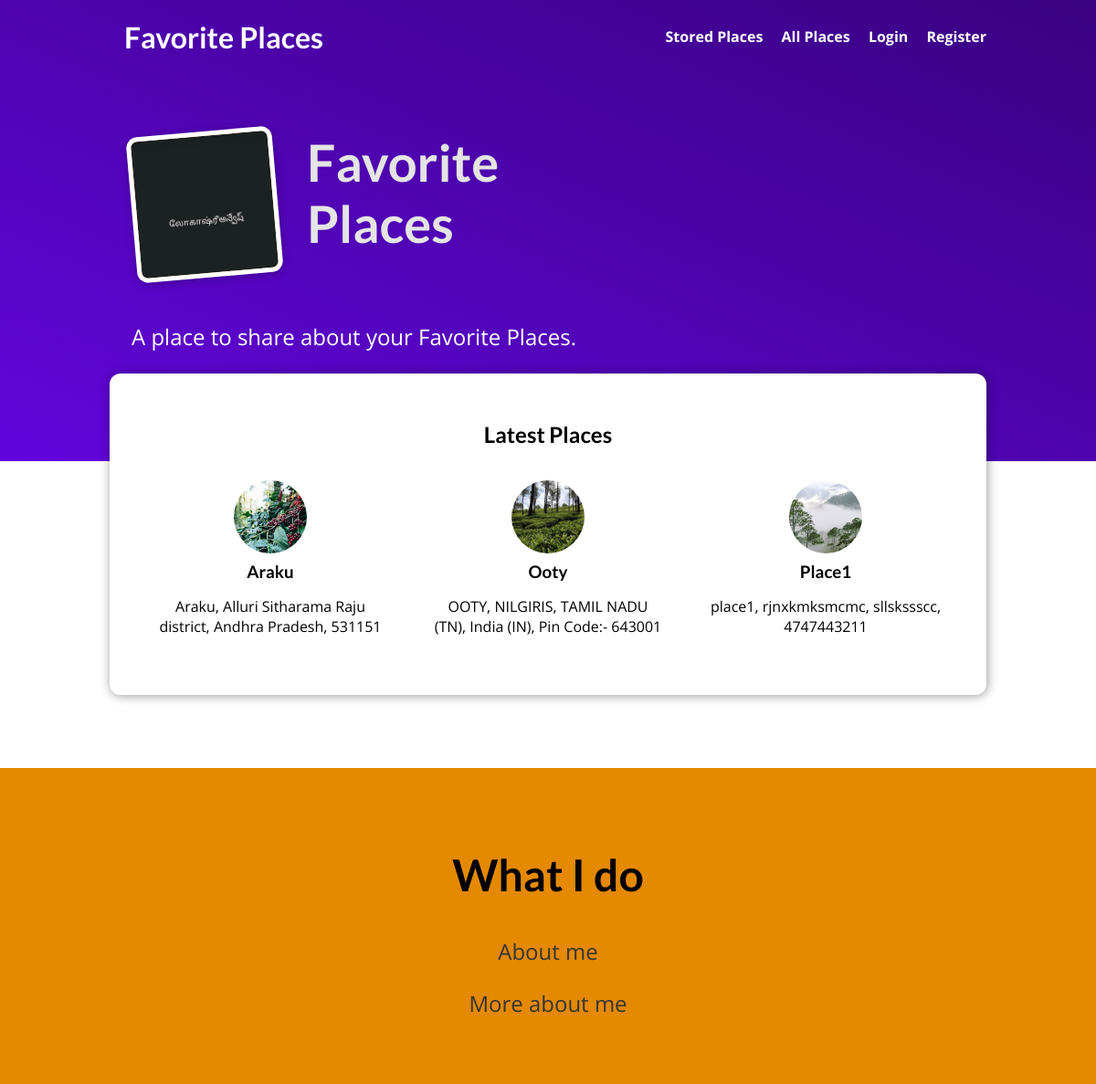
Before: / with the older database file.
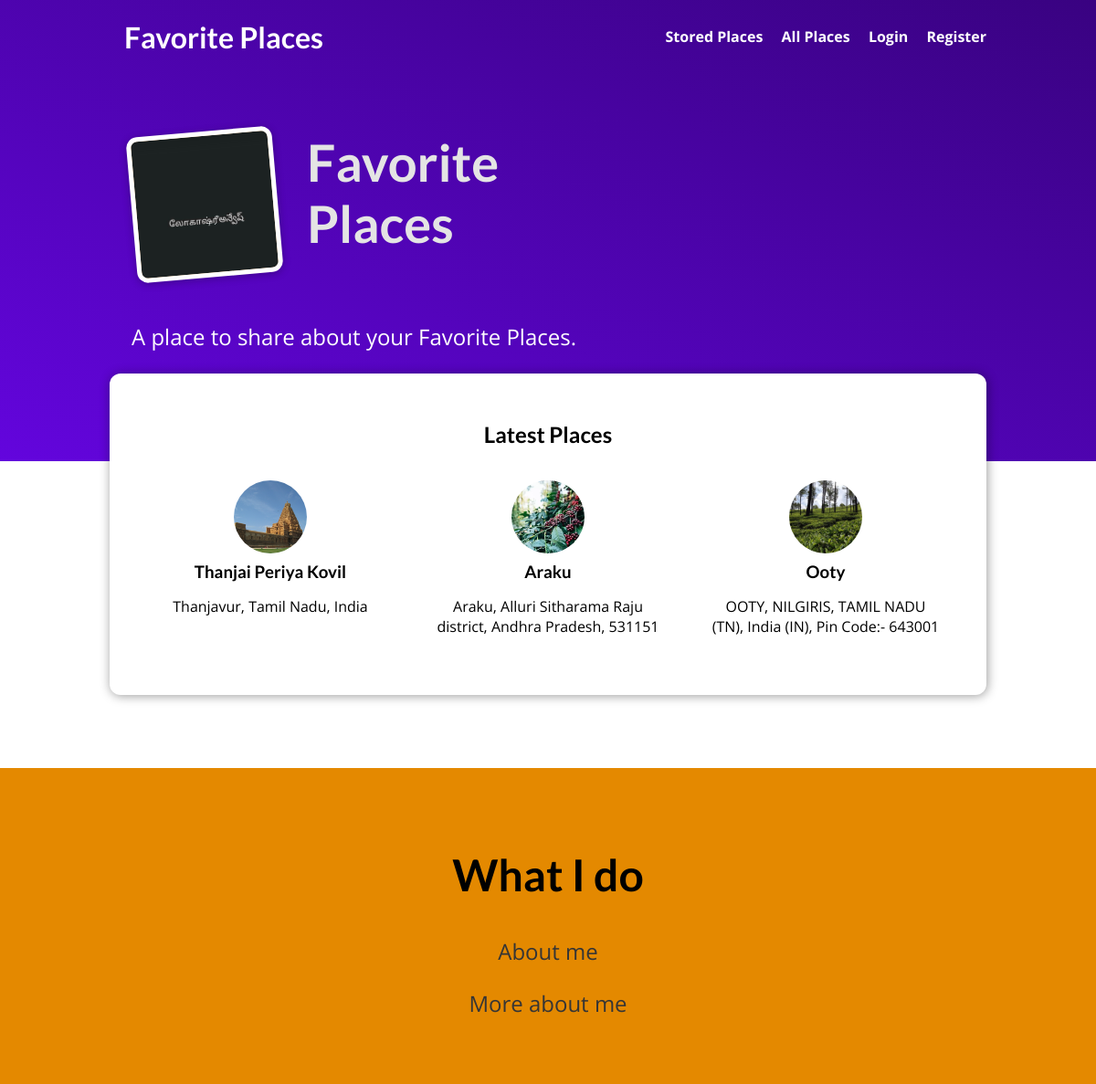
After: the same page with the newer database file.
### blog/models.py (models this page shows, shortened)
class Post(models.Model):
    title = models.CharField(max_length=150)
    address = models.CharField(max_length=200)
    image = models.ImageField(upload_to="images")
    date = models.DateField(auto_now=True)
    content = models.TextField(validators=[MinLengthValidator(10)])
    slug = models.SlugField(unique=True,db_index=True)
    tags = models.ManyToManyField(Tag, related_name="posts")
    author = models.ForeignKey(User,related_name="posts",on_delete=models.CASCADE)

### blog/views.py (the view)
# urls.py: path('', views.StartingPageView.as_view(), name='starting_page'),      # ourdomain/
class StartingPageView(ListView):
    template_name = "blog/index.html"
    model = Post
    ordering = ["-date"]
    context_object_name = "posts"
    def get_queryset(self):
        queryset = super().get_queryset()
        data = queryset[:3]
        return data
    '''def get_context_data(self, **kwargs) :
        context = super().get_context_data(**kwargs)
        context['user'] = self.request.user
        return context'''

### blog/templates/blog/index.html (shortened to what this page needs)
{% extends 'base.html' %}
{% load static %}
{% block css_files %}
    <link rel="stylesheet" href="{% static 'blog/index.css' %}">
    <link rel="stylesheet" href="{% static 'blog/post.css' %}" />
{% endblock %}
{% block content %}
    <section id="welcome">
        <header>
            <img src="{% static 'blog/images/IMG_20201022_215501.jpg' %}" alt="Loga19818eeanvesh's Blog" />
            <h2>Favorite Places</h2>
        </header>
        <p>A place to share about your Favorite Places.</p>
    </section>
    <section id="latest-posts">
        <h2>Latest Places</h2>
        <ul>
            {% for post in posts%}
            {% include "blog/includes/post.html" with post=post %}
            {% endfor %}
        </ul>
    </section>
    <section id="about">
        <h2>What I do</h2>
        <p>About me</p>
        <p>More about me</p>
    </section>
{% endblock %}

### templates/base.html (shortened to what this page needs)
{% load static %}
<!DOCTYPE html>
<html lang="en">
<head>
    <link rel="stylesheet" href="{% static 'base.css' %}">
    {% block css_files %} {% endblock %}
</head>
<body>
    <header id="main-navigation">
        <h1><a href="{% url 'starting_page' %}">Favorite Places</a></h1>
        <nav>
            <a href="{% url 'read-later' %}">Stored Places</a>
            <a href="{% url 'posts_page' %}">All Places</a>
            {% if user.is_authenticated %}
            <a href="{% url 'user-posts' user.id %}">My Places </a>
            <a href="{% url 'all-users' %}">All Users</a>
            <a href="{% url 'create' %}">Create</a>
            <a>Hello {{user.first_name}}</a>
            <a href="{% url 'logout' %}">Logout</a>
            {% else %}
            <a href="{% url 'login' %}">Login</a>
            <a href="{% url 'register' %}">Register</a>
            {% endif %}
        </nav>
    </header>
    {% block content %} {% endblock %}
</body>
</html>

### blog/templates/blog/includes/post.html
<li>
    <article class="post">
        <a href="{% url 'post_detail_page' post.slug %}">
            <img src="{{post.image.url}}" alt="{{post.title}}" />
            <div class="post__content">
                <h3>{{post.title}}</h3>
                <p>{{post.address}}</p>
            </div>
        </a>
    </article>
</li>

### static/base.css (style rules this page uses)
* { box-sizing: border-box; }
html { font-family: 'Open Sans', 'Lato', sans-serif; }
body { margin: 0; }
h1, h2, h3 { font-family: 'Lato', sans-serif; font-weight: bold; }
#main-navigation { width: 100%; height: 5rem; display: flex; justify-content: space-between; align-items: center; padding: 0 10%; position: absolute; top: 0; left: 0; }
#main-navigation a { text-decoration: none; color: white; font-weight: bold; margin-left: 1rem; }

### blog/static/blog/index.css (style rules this page uses)
#welcome { background: linear-gradient(to right top, #6305dd, #390281); padding: 6rem 12%; }
#welcome header { display: flex; align-items: flex-start; margin: 3rem auto; }
#welcome img { width: 10rem; height: 10rem; object-fit: cover; object-position: top; border: 5px solid white; border-radius: 12px; background-color: #ffe1bf; transform: rotateZ(-5deg); box-shadow: 0 2px 8px rgba(0, 0, 0, 0.25); }
#welcome h2 { font-size: 3.5rem; margin: 0 0 0 2rem; color: #e4e4e4; width: 10rem; }
#welcome p { color: white; font-size: 1.5rem; }
#latest-posts { background-color: white; padding: 2rem; border-radius: 12px; width: 60rem; margin: -6rem auto 2rem auto; box-shadow: 1px 1px 12px rgba(0, 0, 0, 0.4); }
#latest-posts h2 { text-align: center; }
#latest-posts ul { list-style: none; margin: 0; padding: 0; display: flex; gap: 1rem; }
#latest-posts li { flex: 1; }
#about { text-align: center; padding: 3rem; background-color: #e48900; margin-top: 5rem; }
#about h2 { font-size: 3rem; }
#about p { font-size: 1.5rem; color: #353535; }

### blog/static/blog/post.css (style rules this page uses)
.post { display: flex; flex-direction: column; align-items: center; text-align: center; }
.post a { text-decoration: none; color: black; transition: all 0.2s ease; padding: 1rem; }
.post img { width: 5rem; height: 5rem; object-fit: cover; border-radius: 50%; }
.post h3 { margin: 0.25rem 0; }

Changed rows visible on the page:
no longer on this page (row unchanged): Post: image (picture), title "Place1", address "place1, rjnxkmksmcmc, sllskssscc, 4747443211"
added Post: image (picture), title "Thanjai Periya Kovil", address "Thanjavur, Tamil Nadu, India"
